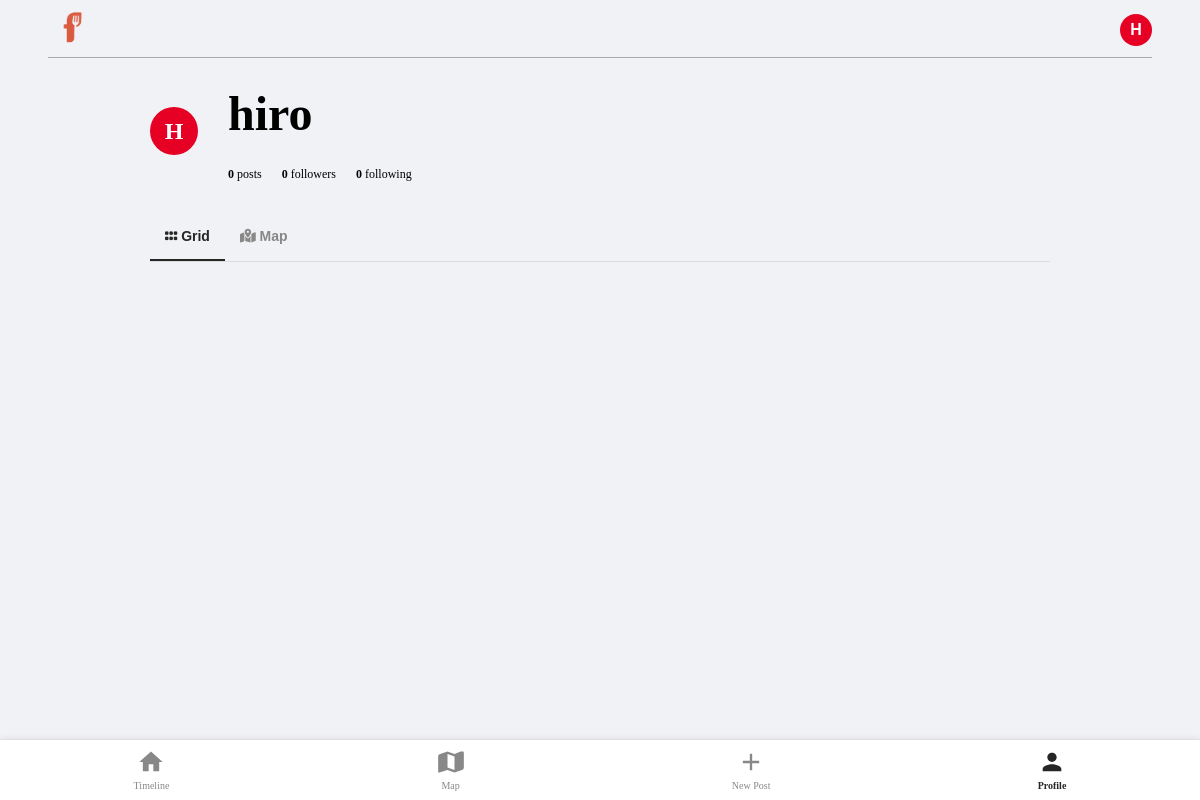
Before: /user/hiro (signed in) with the older database file.
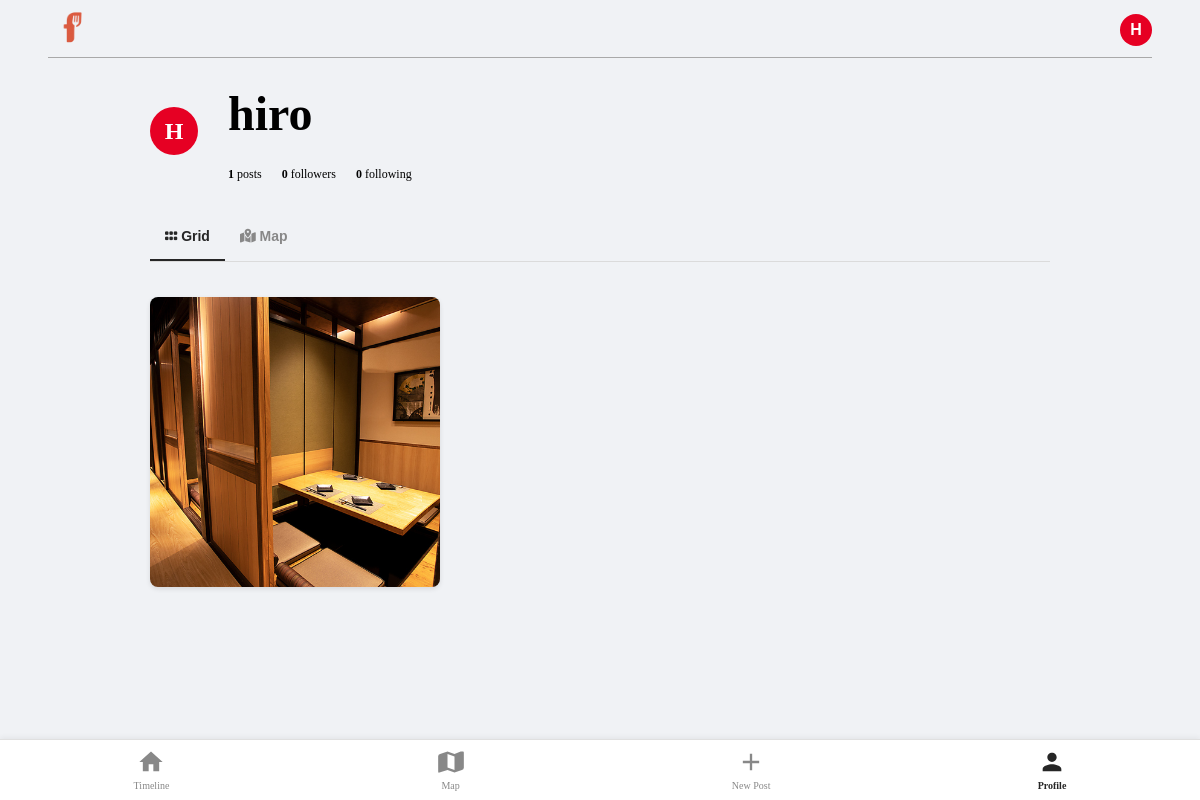
After: the same page with the newer database file.
### app/models.py (models this page shows, shortened)
class User(UserMixin, db.Model):
    id = db.Column(db.Integer, primary_key = True, nullable=False)
    username = db.Column(db.String(64), index=True, unique=True, nullable=False)
    email = db.Column(db.String(120), index =True, unique=True, nullable=False)
    password_hash = db.Column(db.String(128), nullable=False)
    posts = db.relationship('Post', back_populates='author', lazy='dynamic')
    bookmarked_shops = db.relationship('Shop', secondary=bookmarks, back_populates='bookmarked_by', lazy='dynamic')
    liked_posts = db.relationship('Post', secondary=likes, back_populates='likers', lazy='dynamic')
    comments = db.relationship('Comment', back_populates='author', lazy='dynamic')
    followed = db.relationship(
        'User', secondary=followers,
        primaryjoin=(followers.c.follower_id == id),
        secondaryjoin=(followers.c.followed_id == id),
        backref=db.backref('followers', lazy='dynamic'), lazy='dynamic')
    def has_liked_post(self, post):
        return self.liked_posts.filter(likes.c.post_id == post.id).count() > 0

class Post(db.Model):
    id = db.Column(db.Integer, primary_key=True, nullable=False)
    body = db.Column(db.Text)
    timestamp = db.Column(db.DateTime, index=True, default=lambda: datetime.now(timezone.utc), nullable=False)
    image_filename = db.Column(db.String(128), nullable = False) # 画像ファイル名を保存するカラム
    user_id = db.Column(db.Integer, db.ForeignKey('user.id', name='fk_post_user_id'), nullable=False)
    shop_id = db.Column(db.Integer, db.ForeignKey('shop.id', name='fk_post_shop_id'), nullable=False)
    author = db.relationship('User', back_populates='posts')
    shop = db.relationship('Shop', back_populates='posts')
    likers = db.relationship('User', secondary=likes, back_populates='liked_posts', lazy='dynamic', cascade="all, delete")
    comments = db.relationship('Comment', back_populates='post', lazy='dynamic', cascade='all, delete-orphan')

### app/routes.py (the view)
@app.route('/user/<username>')
@login_required
def user_profile(username):
    user = User.query.filter_by(username=username).first_or_404()
    posts = user.posts.order_by(Post.timestamp.desc()).all()
    return render_template('user_profile.html', title=f"{user.username}'s Profile", user=user, posts=posts)

### app/models.py (called while the page is built)
@login.user_loader
def load_user(id):
    return User.query.get(int(id))

### app/routes.py (called while the page is built)
@app.context_processor
def inject_user():
    return dict(current_user=current_user)

### app/templates/user_profile.html (shortened to what this page needs)
{% extends "base.html" %}
{% block content %}
<div class="profile-container">
    <div class="profile-header">
        <div class="avatar-circle large">
            <span>{{ user.username[0]|upper }}</span>
        </div>
        <div class="profile-info">
            <h1>{{ user.username }}</h1>
            <div class="profile-stats">
                <a href="{{ url_for('user_profile', username=user.username) }}">
                    <strong>{{ user.posts.count() }}</strong> posts
                </a>
                <a href="{{ url_for('followers', username=user.username) }}">
                    <strong><span id="followers-count">{{ user.followers.count() }}</span></strong> followers
                </a>
                <a href="{{ url_for('following', username=user.username) }}">
                    <strong>{{ user.followed.count() }}</strong> following
                </a>
            </div>
        </div>
    </div>
    <div class="profile-tabs">
        <button class="tab-link active" onclick="openTab(event, 'grid')">
            <i class="fa-solid fa-grip"></i> Grid
        </button>
        <button class="tab-link" onclick="openTab(event, 'map')">
            <i class="fa-solid fa-map-location-dot"></i> Map
        </button>
    </div>
    <div id="grid" class="tab-content" style="display: block;">
        <div class="post-grid">
            {% for post in posts %}
                {% include '_post_card.html' %}
            {% endfor %}
        </div>
    </div>
</div>
{% endblock %}

### app/templates/base.html (shortened to what this page needs)
<!DOCTYPE html>
<html lang="ja">
    <head>
        <link rel="stylesheet" href="{{ url_for('static', filename='css/style.css')}}">
        <link rel="stylesheet" href="https://unpkg.com/leaflet@1.9.4/dist/leaflet.css"/>
        <link rel="stylesheet" href="https://cdnjs.cloudflare.com/ajax/libs/font-awesome/6.5.2/css/all.min.css" />
        <link rel="stylesheet" href="https://cdnjs.cloudflare.com/ajax/libs/Leaflet.awesome-markers/2.0.2/leaflet.awesome-markers.css" />
    </head>
    <body>
        <header>
        <div class="header-box">
            <div class="logo-placeholder">
                <a href="{{ url_for('index')}}"><img class="logo" src="{{ url_for('static', filename='/imgs/logo_img.png')}}" alt="Foodies fan"></a>
            </div>
            <div class="login-box">
                {% if current_user.is_anonymous %}
                    <a href="{{ url_for('login') }}" class="login-btn">Log In</a>
                {% else %}
                    <div class="profile-dropdown">
                        <button class="profile-btn">
                            <div class="avatar-circle">
                                <span>{{ current_user.username[0]|upper }}</span>
                            </div>
                        </button>
                    </div>
                {% endif %}
            </div>
        </div>
        </header>
        <main>
        {% block content %}{% endblock %}
        </main>
        {% if current_user.is_authenticated %}
        <nav class="bottom-nav">
            <a href="{{ url_for('timeline') }}" class="nav-link">
                <svg xmlns="http://www.w3.org/2000/svg" viewBox="0 0 24 24" fill="currentColor" class="nav-icon">
                  <path d="M10 20v-6h4v6h5v-8h3L12 3 2 12h3v8z"/>
                </svg>
                <span>Timeline</span>
            </a>
            <a href="{{ url_for('map_page') }}" class="nav-link">
                <svg xmlns="http://www.w3.org/2000/svg" viewBox="0 0 24 24" fill="currentColor" class="nav-icon">
                  <path d="M20.5 3l-.16.03L15 5.1 9 3l-6.35 2.12A2 2 0 001 7v13c0 .3.06.58.17.85l.18.35L9 18.9l6 2.1 6.35-2.12A2 2 0 0023 17V4a1 1 0 00-.5-1zM15 18.89l-6-2.11V5.11l6 2.11v11.67z"/>
                </svg>
                <span>Map</span>
            </a>
            <a href="{{ url_for('create_post') }}" class="nav-link">
                <svg xmlns="http://www.w3.org/2000/svg" viewBox="0 0 24 24" fill="currentColor" class="nav-icon">
                  <path d="M19 13h-6v6h-2v-6H5v-2h6V5h2v6h6v2z"/>
                </svg>
                <span>New Post</span>
            </a>
            <a href="{{ url_for('user_profile', username=current_user.username) }}" class="nav-link">
                <svg xmlns="http://www.w3.org/2000/svg" viewBox="0 0 24 24" fill="currentColor" class="nav-icon">
                  <path d="M12 12c2.21 0 4-1.79 4-4s-1.79-4-4-4-4 1.79-4 4 1.79 4 4 4zm0 2c-2.67 0-8 1.34-8 4v2h16v-2c0-2.66-5.33-4-8-4z"/>
                </svg>
                <span>Profile</span>
            </a>
        </nav>
        {% endif %}
    </body>
</html>

### app/templates/_post_card.html (shortened to what this page needs)
            <a href="{{ url_for('post_detail', post_id=post.id) }}" class="post-card-link">
                <div class="post-card">
                    {% if post.image_filename %}
                        <img src="{{ url_for('static', filename='uploads/' + post.image_filename) }}" alt="User post">
                    {% else %}
                        <img src="{{ url_for('static', filename='images/default_post_image.png') }}" alt="No image">
                    {% endif %}
                </div>
            </a>

### app/static/css/style.css (style rules this page uses)
html { font-size: 62.5%; }
body { margin: 0 4%; font-family: 'Noto serif JP', 'Times New Roman', serif; background-color: #f0f2f5; font-size: 1.6rem; line-height: 1.5; padding-bottom: 70px; }
h1 { font-size: clamp(2.4rem, 5vw, 4.8rem); }
a { display: block; font-size: clamp(0.1rem, 3vw, 1.2rem); }
.header-box { display: flex; padding-top: 2px; justify-content: space-between; align-items: center; border-bottom: 1px solid rgb(169, 169, 169); }
.logo-placeholder { width: 5rem; }
.logo-placeholder img { width: 100%; }
.login-box { display: flex; align-items: center; gap: 15px; }
.post-grid { column-count: 3; column-gap: 15px; padding: 15px 0; }
.post-card { position: relative; border-radius: 8px; overflow: hidden; box-shadow: 0 2px 5px rgba(0,0,0,0.1); margin-bottom: 15px; break-inside: avoid; display: inline-block; width: 100%; vertical-align: top; }
.post-card-link { display: block; text-decoration: none; color: inherit; position: relative; }
.post-card img { width: 100%; height: auto; display: block; }
.profile-dropdown { position: relative; display: inline-block; }
.profile-btn { background: none; border: none; padding: 0; cursor: pointer; display: flex; align-items: center; }
.avatar-circle { width: 32px; height: 32px; border-radius: 50%; background-color: #e60023; color: white; display: flex; align-items: center; justify-content: center; font-weight: bold; font-size: 1.6rem; }
.avatar-circle.large { width: 48px; height: 48px; font-size: 2.4rem; }
.profile-container { max-width: 900px; margin: 20px auto; }
.profile-header { display: flex; align-items: center; gap: 30px; margin-bottom: 30px; }
.profile-info { display: flex; flex-direction: column; gap: 15px; }
.profile-info h1 { margin: 0; }
.profile-stats { display: flex; gap: 20px; font-size: 1.6rem; }
.profile-stats a { text-decoration: none; color: inherit; }
.profile-tabs, .timeline-tabs { display: flex; border-bottom: 1px solid #dbdbdb; margin-bottom: 20px; }
.tab-link { background: none; border: none; padding: 15px; cursor: pointer; font-size: 1.4rem; font-weight: bold; color: #888; border-bottom: 2px solid transparent; }
.tab-link.active { color: #262626; border-bottom: 2px solid #262626; }
.tab-content { display: none; }
.bottom-nav { position: fixed; bottom: 0; left: 0; width: 100%; height: 60px; background-color: #ffffff; display: flex; justify-content: space-around; align-items: center; border-top: 1px solid #e0e0e0; box-shadow: 0 -2px 5px rgba(0,0,0,0.05); z-index: 1000; }
.nav-link { display: flex; flex-direction: column; align-items: center; justify-content: center; text-decoration: none; color: #888; font-size: 1rem; }
.nav-icon { width: 28px; height: 28px; margin-bottom: 2px; }
.nav-link.active { color: #262626; font-weight: bold; }

Changed rows visible on the page:
added Post: image_filename (picture)
Other visible differences:
{{ user.posts.count() }}: "0" → "1"
